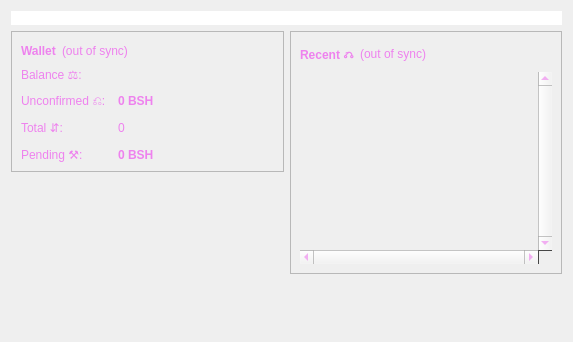
<?xml version="1.0" encoding="UTF-8"?>
<ui version="4.0">
 <class>OverviewPage</class>
 <widget class="QWidget" name="OverviewPage">
  <property name="geometry">
   <rect>
    <x>0</x>
    <y>0</y>
    <width>573</width>
    <height>342</height>
   </rect>
  </property>
  <property name="styleSheet">
   <string notr="true">QWidget { color: violet; }</string>
  </property>
  <property name="windowTitle">
   <string>Form</string>
  </property>
  <layout class="QVBoxLayout" name="topLayout">
   <item>
    <widget class="QLabel" name="labelAlerts">
     <property name="visible">
      <bool>false</bool>
     </property>
     <property name="styleSheet">
      <string notr="true">background-color:#FFFFFF;</string>
     </property>
     <property name="wordWrap">
      <bool>true</bool>
     </property>
     <property name="margin">
      <number>3</number>
     </property>
    </widget>
   </item>
   <item>
    <layout class="QHBoxLayout" name="horizontalLayout" stretch="1,1">
     <item>
      <layout class="QVBoxLayout" name="verticalLayout_2">
       <item>
        <widget class="QFrame" name="frame">
         <property name="frameShape">
          <enum>QFrame::StyledPanel</enum>
         </property>
         <property name="frameShadow">
          <enum>QFrame::Raised</enum>
         </property>
         <layout class="QVBoxLayout" name="verticalLayout_4">
          <item>
           <layout class="QHBoxLayout" name="horizontalLayout_4">
            <item>
             <widget class="QLabel" name="label_5">
              <property name="font">
               <font>
                <weight>75</weight>
                <bold>true</bold>
               </font>
              </property>
              <property name="text">
               <string>Wallet</string>
              </property>
             </widget>
            </item>
            <item>
             <widget class="QLabel" name="labelWalletStatus">
              <property name="toolTip">
               <string>The displayed information may be out of date. Your wallet automatically synchronizes with the Isracoin network after a connection is established, but this process has not completed yet.</string>
              </property>
              <property name="styleSheet">
               <string notr="true">QLabel { color: violet; }</string>
              </property>
              <property name="text">
               <string notr="true">(out of sync)</string>
              </property>
              <property name="alignment">
               <set>Qt::AlignLeading|Qt::AlignLeft|Qt::AlignVCenter</set>
              </property>
             </widget>
            </item>
            <item>
             <spacer name="horizontalSpacer_2">
              <property name="orientation">
               <enum>Qt::Horizontal</enum>
              </property>
              <property name="sizeHint" stdset="0">
               <size>
                <width>40</width>
                <height>20</height>
               </size>
              </property>
             </spacer>
            </item>
           </layout>
          </item>
          <item>
           <layout class="QFormLayout" name="formLayout_2">
            <property name="fieldGrowthPolicy">
             <enum>QFormLayout::AllNonFixedFieldsGrow</enum>
            </property>
            <property name="horizontalSpacing">
             <number>12</number>
            </property>
            <property name="verticalSpacing">
             <number>12</number>
            </property>
            <item row="0" column="0">
             <widget class="QLabel" name="label">
              <property name="text">
               <string>Balance ⚖:</string>
              </property>
             </widget>
            </item>
            <item row="0" column="1">
             <widget class="QLabel" name="labelBalance">
              <property name="font">
               <font>
                <weight>75</weight>
                <bold>true</bold>
               </font>
              </property>              
              <property name="toolTip">
               <string>Your current balance</string>
              </property>
              <property name="font">
               <string notr="true">123.4567 BSH</string>
              </property>
             </widget>
            </item>
            <item row="1" column="0">
             <widget class="QLabel" name="label_3">
              <property name="text">
               <string>Unconfirmed ⎌:</string>
              </property>
             </widget>
            </item>
            <item row="1" column="1">
             <widget class="QLabel" name="labelUnconfirmed">
              <property name="font">
               <font>
                <weight>75</weight>
                <bold>false</bold>
               </font>
              </property>
              <property name="toolTip">
               <string>Total of transactions that have yet to be confirmed, and do not yet count toward the current balance</string>
              </property>
              <property name="text">
               <string notr="true">0 BSH</string>
              </property>
             </widget>
            </item>
            <item row="2" column="0">
         <widget class="QLabel" name="label_2">
          <property name="text">
           <string>Total ⇵:</string>
          </property>
         </widget>
        </item>
        <item row="2" column="1">
         <widget class="QLabel" name="labelNumTransactions">
          <property name="text">
           <string>0</string>
          </property>
         </widget>
        </item>
            <item row="3" column="0">
             <widget class="QLabel" name="labelImmatureText">
              <property name="text">
               <string>Pending ⚒:</string>
              </property>
             </widget>
            </item>
            <item row="3" column="1">
             <widget class="QLabel" name="labelPending">
              <property name="font">
               <font>
                <weight>75</weight>
                <bold>true</bold>
               </font>
              </property>
              <property name="toolTip">
               <string>Mined balance that has not yet matured</string>
              </property>
              <property name="text">
               <string notr="true">0 BSH</string>
              </property>
             </widget>
            </item>
           </layout>
          </item>
         </layout>
        </widget>
       </item>
       <item>
        <spacer name="verticalSpacer">
         <property name="orientation">
          <enum>Qt::Vertical</enum>
         </property>
         <property name="sizeHint" stdset="0">
          <size>
           <width>20</width>
           <height>40</height>
          </size>
         </property>
        </spacer>
       </item>
        <item>
         <widget class="QLabel" name="label_bg">
          <property name="text">
           <string/>
          </property>
          <property name="pixmap">
           <pixmap resource="../BitShekel.qrc">:/images/splash</pixmap>
          </property>
          <property name="scaledContents">
           <bool>false</bool>
          </property>
          <property name="alignment">
           <set>Qt::AlignCenter</set>
          </property>
          <property name="margin">
           <number>-2</number>
          </property>
         </widget>
        </item>
        <item>
         <widget class="QLabel" name="label_6">
          <property name="text">
           <string/>
          </property>
         </widget>
        </item>
      </layout>
     </item>
     <item>
      <layout class="QVBoxLayout" name="verticalLayout_3">
       <item>
        <widget class="QFrame" name="frame_2">
         <property name="frameShape">
          <enum>QFrame::StyledPanel</enum>
         </property>
         <property name="frameShadow">
          <enum>QFrame::Raised</enum>
         </property>
         <layout class="QVBoxLayout" name="verticalLayout">
          <item>
           <layout class="QHBoxLayout" name="horizontalLayout_2">
            <item>
             <widget class="QLabel" name="label_4">
              <property name="text">
               <string>&lt;b&gt;Recent ⎌&lt;/b&gt;</string>
              </property>
             </widget>
            </item>
            <item>
             <widget class="QLabel" name="labelTransactionsStatus">
              <property name="toolTip">
               <string>The displayed information may be out of date. Your wallet automatically synchronizes with the Isracoin network after a connection is established, but this process has not completed yet.</string>
              </property>
              <property name="styleSheet">
               <string notr="true">QLabel { color: violet; }</string>
              </property>
              <property name="text">
               <string notr="true">(out of sync)</string>
              </property>
              <property name="alignment">
               <set>Qt::AlignRight|Qt::AlignTrailing|Qt::AlignVCenter</set>
              </property>
             </widget>
            </item>
            <item>
             <spacer name="horizontalSpacer">
              <property name="orientation">
               <enum>Qt::Horizontal</enum>
              </property>
              <property name="sizeHint" stdset="0">
               <size>
                <width>40</width>
                <height>20</height>
               </size>
              </property>
             </spacer>
            </item>
           </layout>
          </item>
          <item>
           <widget class="QListView" name="listTransactions">
            <property name="styleSheet">
             <string notr="true">QListView { background: transparent; }</string>
            </property>
            <property name="frameShape">
             <enum>QFrame::NoFrame</enum>
            </property>
            <property name="verticalScrollBarPolicy">
             <enum>Qt::ScrollBarAlwaysOn</enum>
            </property>
            <property name="horizontalScrollBarPolicy">
             <enum>Qt::ScrollBarAlwaysOn</enum>
            </property>
            <property name="selectionMode">
             <enum>QAbstractItemView::NoSelection</enum>
            </property>
           </widget>
          </item>
         </layout>
        </widget>
       </item>
       <item>
        <spacer name="verticalSpacer_2">
         <property name="orientation">
          <enum>Qt::Vertical</enum>
         </property>
         <property name="sizeHint" stdset="0">
          <size>
           <width>20</width>
           <height>40</height>
          </size>
         </property>
        </spacer>
       </item>
      </layout>
     </item>
    </layout>
   </item>
  </layout>
 </widget>
 <resources/>
 <connections/>
</ui>
